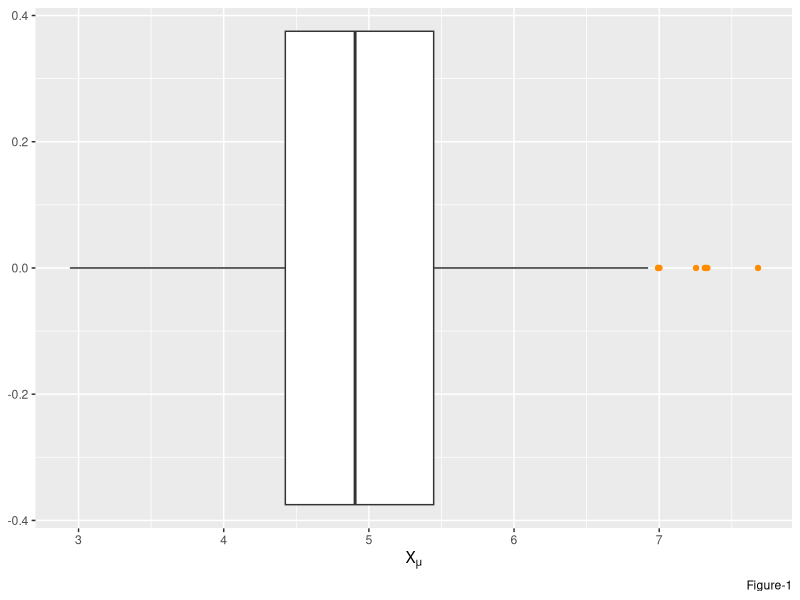
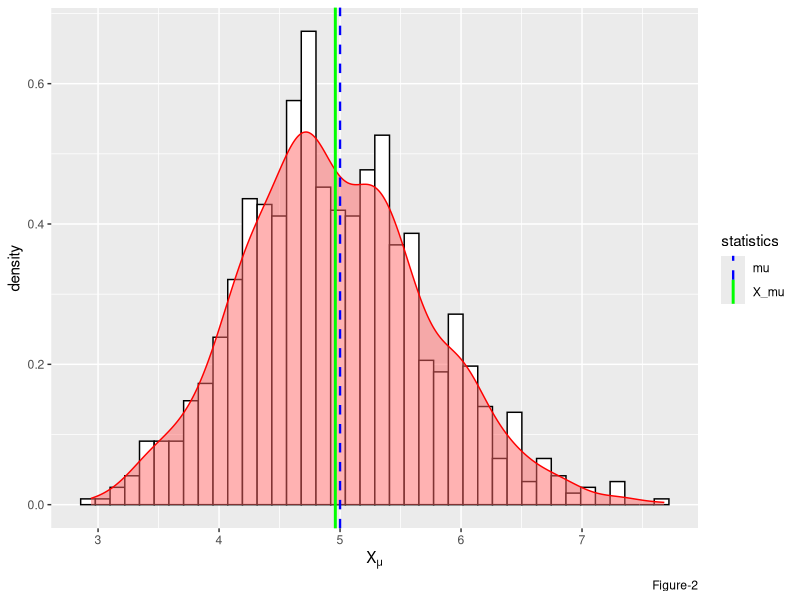
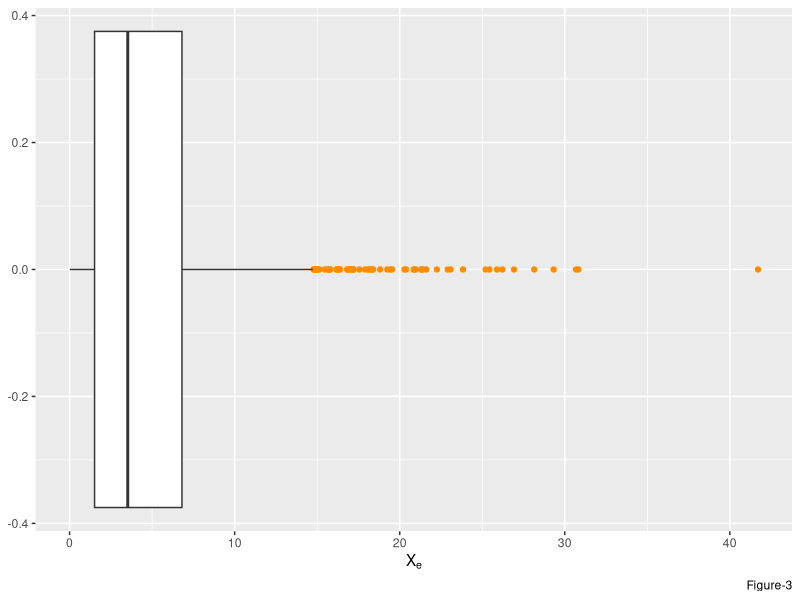
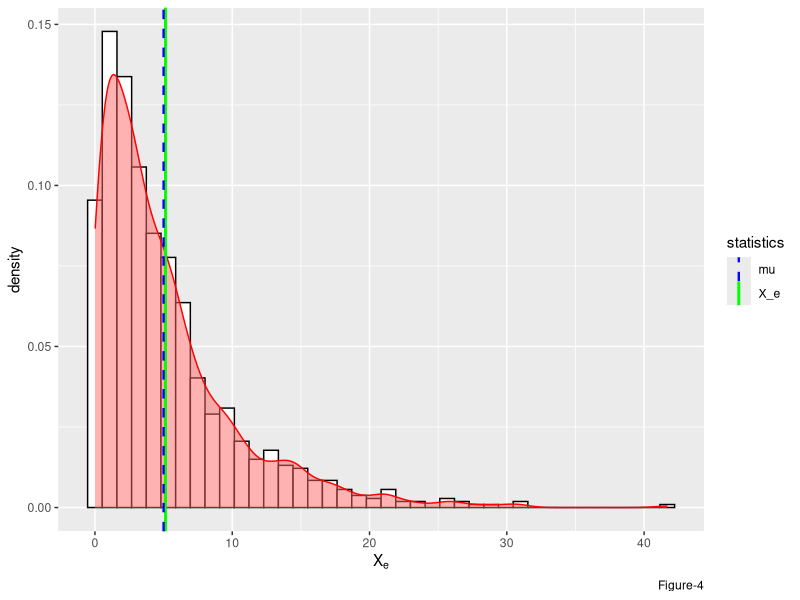
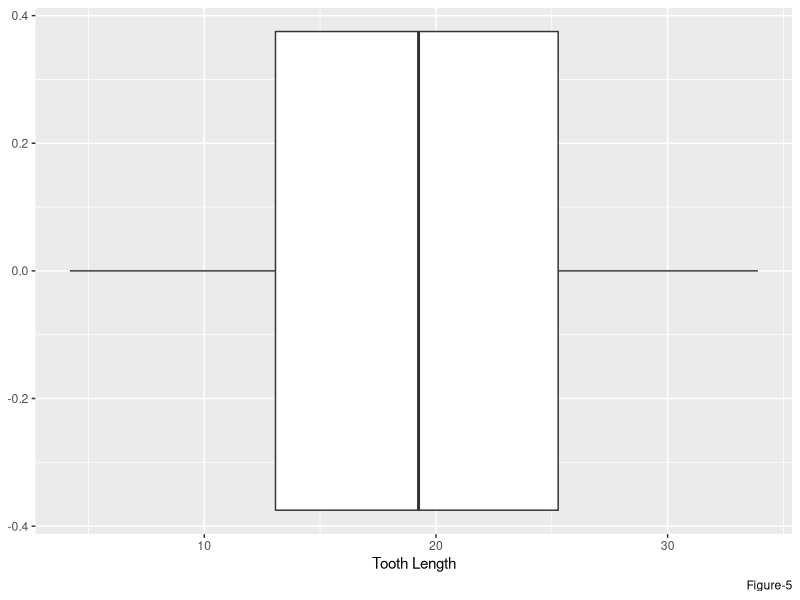
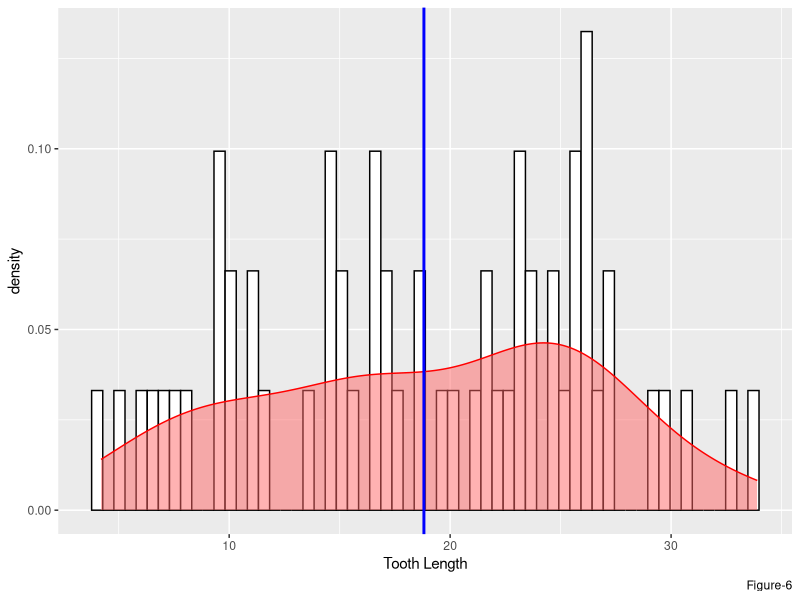
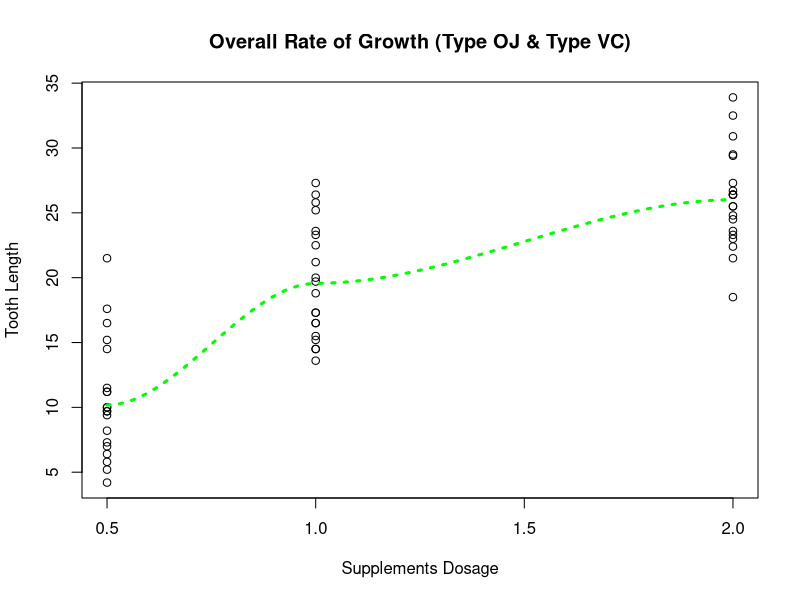
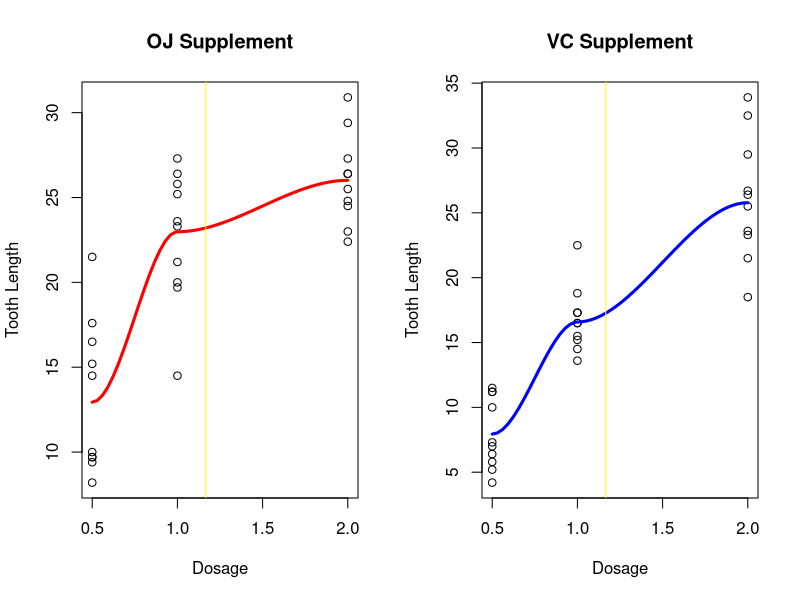

These figures' R source, in order:
## ---- chunk 1
knitr::opts_chunk$set(echo = FALSE)
# Sys.setenv(TZ = "UTC")      # set global TZ to UTC for POSIXt class

# .Rfliburl <- "https://raw.githubusercontent.com/robertwcw/Rflib/master"
# source(file.path(.Rfliburl,"getRflib.R"),local = TRUE)
# source(getRflib("is.defined.R"),local = TRUE)
# source(getRflib("myplclust.R"),local = TRUE)
# source(getRflib("strCap.R"),local = TRUE)
## ---- chunk 2
if (!requireNamespace("ggplot2",quietly = TRUE)) install.packages("ggplot2")
library(ggplot2)

if (!requireNamespace("datasets",quietly = TRUE)) install.packages("datasets")
library(datasets)

if (!requireNamespace("modelr",quietly = TRUE)) install.packages("modelr")
library(modelr)

par.def <- par(no.readonly = TRUE) 
## ---- chunk 3
# statistical simulation

n <- 40                 #number of exponential per sample 
B <- 1000               #number of simulation 
lambda <- 1/5           #rate value for random exponential function
mu <- 1/lambda          #theoretical mean of population
sigma <- 1/lambda       #theoretical std-deviation of population
alpha <- 1/20           #alpha level for confidence interval test

# generate 1000 simulated distribution of 40 random exponential per sample
z <- matrix(nrow = B, ncol = n) 
for (i in 1:B) {z[i,] <- rexp(n, lambda)}; rm(i)

e <- NULL
e <- cbind(rexp(n*25, lambda), # 1000 sample random exponential distribution data
           apply(z, 1, mean))  # 1000 simulated means of each sample of 40 random exponential distributed data
e <- as.data.frame(e)
colnames(e) <- c("X_e", "X_mu")
## ---- chunk 4
summary(e$X_mu)
## ---- chunk 5
# boxplot for bootstrapped mean of random exponential sample data 'X_mu'
b <- ggplot()
b <- b + geom_boxplot(data = e, mapping = aes(x = X_mu), 
                      outlier.colour = "darkorange",
                      size = 0.5,
                      varwidth = FALSE)
b <- b + labs(x = expression("X"[mu]), caption = "Figure-1")
print(b)  
## ---- chunk 6
# histogram for bootstrapped of 1000 mean of random exponential sample data 'X_mu'
h <- ggplot(data = e, mapping = aes(x = X_mu, y = ..density..)) 
h <- h + geom_histogram(color = "black", fill = "white", bins = n) +
        geom_density(alpha = 0.5, fill = "#FF6666", col = "red") +
        geom_vline(aes(xintercept = mean(x = X_mu), color = "X_mu"), lty = 1, lwd = 1) +
        geom_vline(aes(xintercept = mu, color = "mu"), lty = 2, lwd = 0.8) +
        labs(x = expression("X"[mu]), caption = "Figure-2")
h <- h + scale_color_manual(name = "statistics", values = c("blue", "green"))
print(h)
## ---- chunk 7
# t-test
CI_t <- mean(e$X_mu) + c(-1,1) * qt(1 - alpha/2, NROW(e$X_mu) - 1) * sqrt(var(e$X_mu)/length(e$X_mu))
t_val <- (mean(e$X_mu) - mu)/(sd(e$X_mu)/sqrt(NROW(e$X_mu)))
p_val <- pt(q = abs(t_val), df = B - 1, lower.tail = FALSE) * 2  #one-sided p-value
## ---- chunk 8
summary(e$X_e)
## ---- chunk 9
# boxplot for exponential distributed random sample data 'X_e'
b <- ggplot()
b <- b + geom_boxplot(data = e, mapping = aes(x = X_e), 
                      outlier.colour = "darkorange",
                      size = 0.5,
                      varwidth = FALSE)
b <- b + labs(x = expression("X"[e]), caption = "Figure-3")
print(b)
## ---- chunk 10
# histogram for 1000 random exponential sample data 'X_e'
h <- ggplot(data = e, mapping = aes(x = X_e, y = ..density..)) 
h <- h + 
    geom_histogram(color = "black", fill = "white", bins = n) +
    geom_density(alpha = 0.5, fill = "#FF6666", col = "red") +
    geom_vline(aes(xintercept = mean(x = X_e), color = "X_e"), lty = 1, lwd = 1) +
    geom_vline(aes(xintercept = mu, color = "mu"), lty = 2, lwd = 0.8) +
    labs(x = expression("X"[e]), caption = "Figure-4")
h <- h + scale_color_manual(name = "statistics", values = c("blue", "green"))
print(h)

## ---- chunk 11
data("ToothGrowth")
delayedAssign("tg", ToothGrowth)
rm(ToothGrowth)
## ---- chunk 12
# reveal the data structure of ToothGrowth
str(tg)
## ---- chunk 13
summary(tg)
## ---- chunk 14
b <- ggplot()
b <- b + geom_boxplot(data = tg, mapping = aes(x = len), 
                      outlier.colour = "darkorange",
                      size = 0.5,
                      varwidth = FALSE)
b <- b + labs(x = "Tooth Length", caption = "Figure-5")
print(b)  
## ---- chunk 15
h <- ggplot(data = tg, mapping = aes(x = len, y = ..density..)) 
h <- h + geom_histogram(color = "black", fill = "white", bins = 60) +
         geom_density(alpha = 0.5, fill = "#FF6666", col = "red") +
         geom_vline(aes(xintercept = mean(x = len)), lty = 1, lwd = 1, col = "blue") +
        labs(x = "Tooth Length", caption = "Figure-6")
print(h)

## ---- chunk 16
scatter.smooth(x = tg$dose, y = tg$len,
               ylab = "Tooth Length",
               xlab = "Supplements Dosage",
               main = "Overall Rate of Growth (Type OJ & Type VC)",
               lpars = list(col = "green", lwd = 3, lty = 3))   
## ---- chunk 17
par(mfrow = c(1,2))

with(subset(tg, as.numeric(supp) == 1), 
     scatter.smooth(x = dose, y = len,
                    main = "OJ Supplement",
                    ylab = "Tooth Length",
                    xlab = "Dosage",
                    lpars = list(col = "red", lwd = 3, lty = 1))   
     )
abline(v = mean(subset(tg, as.numeric(supp) == 1)$dose), col = "yellow1")

with(subset(tg, as.numeric(supp) == 2), 
     scatter.smooth(x = dose, y = len,
                    main = "VC Supplement",
                    ylab = "Tooth Length",
                    xlab = "Dosage",
                    lpars = list(col = "blue", lwd = 3, lty = 1))   
     )
abline(v = mean(subset(tg, as.numeric(supp) == 2)$dose), col = "yellow1")

for (j in c("OJ","VC")) {
    for (i in c("05","10","20")) 
        assign(paste0(j,i), subset(tg, (dose == as.numeric(i)/10 & supp == j),len)$len)
}
## ---- chunk 18
#
# bootstrapping ToothGrowth sampling dataset
B.tg <- bootstrap(tg, B*2)

# calculating means for bootstrapped ToothGrowth sampling distribution
B.tg.len <- NULL
for (i in as.numeric(B.tg$.id)) {
    B.tg.len <- c(B.tg.len, mean(tg[B.tg$strap[[i]][[2]],]$len))
}

# Statistics estimates for ToothGrowth sampling mean distribution
B <- NROW(B.tg.len)
Xmu <- mean(B.tg.len)
Xsd <- sd(B.tg.len)
Xvar <- var(B.tg.len)
Xse <- sd(B.tg.len)/sqrt(B)

# Mean estimate for tooth length on OJ supplement
tg.oj <- NULL
XOJmu <- NULL
for (i in as.numeric(B.tg$.id)) {
    tg.oj <- subset(tg[B.tg$strap[[i]][[2]],], as.numeric(supp) == 1, len)
    XOJmu <- c(XOJmu, mean(tg.oj$len))
}
XOJmu <- mean(XOJmu)

# Mean estimate for tooth length on VC supplement
tg.oj <- NULL
XVCmu <- NULL
for (i in as.numeric(B.tg$.id)) {
    tg.oj <- subset(tg[B.tg$strap[[i]][[2]],], as.numeric(supp) == 2, len)
    XVCmu <- c(XVCmu, mean(tg.oj$len))
}
XVCmu <- mean(XVCmu)
## ---- chunk 19
b <- ggplot()
b <- b + geom_boxplot(data = as.data.frame(B.tg.len), mapping = aes(x = B.tg.len), 
                      outlier.colour = "darkorange",
                      size = 0.5,
                      varwidth = FALSE)
b <- b + labs(x = "Tooth Length", caption = "Figure-9")
print(b)  
## ---- chunk 20
h <- ggplot(data = as.data.frame(B.tg.len), mapping = aes(x = B.tg.len, y = ..density..)) 
h <- h + geom_histogram(color = "black", fill = "white", bins = 100) +
         geom_density(alpha = 0.5, fill = "#FF6666", col = "red") +
         geom_vline(aes(xintercept = mean(x = B.tg.len)), lty = 1, lwd = 1, col = "blue") +
        labs(x = "Tooth Length", caption = "Figure-10")
print(h)
## ---- chunk 21
#
# t-test for ToothGrowth dataset

# Confidence interval
CI_t <- Xmu + c(-1,1) * qt(1 - alpha/2, NROW(B.tg.len) - 1) * sqrt(Xvar/B)

# t-value 
t_val <- (Xmu - mean(tg$len))/Xse

# p-value
p_val <- pt(q = abs(t_val), df = B - 1, lower.tail = FALSE) * 2  #one-sided p-value
